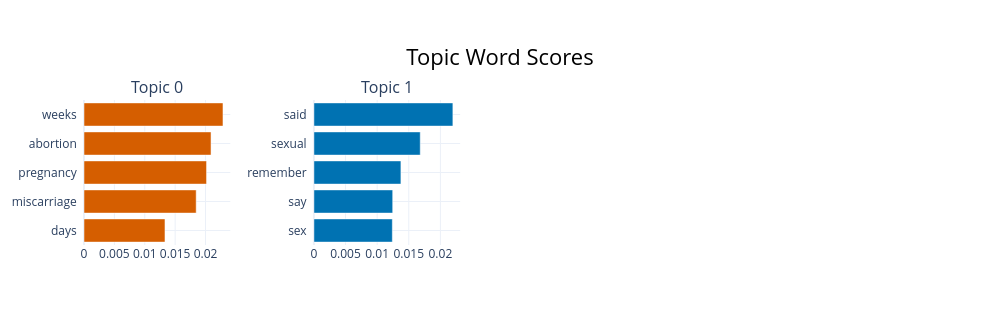

The notebook cell this image was saved under:
### Code cell
# Interactive (if running in Jupyter with JS enabled)
try:
    topic_model.visualize_barchart(top_n_topics=10).show()
    topic_model.visualize_topics().show()
except Exception as e:
    print("(Interactive viz may require notebook extension) ->", e)

# Word clouds from topic word weights (static)
from wordcloud import WordCloud
for t in topic_info["Topic"].head(6):
    if t == -1: continue
    freqs = {w: float(s) for w, s in topic_model.get_topic(t)}
    wc = WordCloud(width=800, height=400, background_color="white").generate_from_frequencies(freqs)
    plt.figure(figsize=(8,4)); plt.imshow(wc); plt.axis("off"); plt.title(f"Topic {t}: {name_map.get(t,'')}")
    plt.show()

### Figure 1 — Plotly figure (JSON) as saved in the notebook; plotly's stock layout.template omitted (floating-point values rounded to 4 significant figures)
{"data": [{"marker": {"color": "#D55E00"}, "orientation": "h", "type": "bar", "x": [0.01333, 0.01846, 0.02017, 0.0209, 0.02287], "xaxis": "x", "y": ["days  ", "miscarriage  ", "pregnancy  ", "abortion  ", "weeks  "], "yaxis": "y"}, {"marker": {"color": "#0072B2"}, "orientation": "h", "type": "bar", "x": [0.0124, 0.01246, 0.01376, 0.01681, 0.02198], "xaxis": "x2", "y": ["sex  ", "say  ", "remember  ", "sexual  ", "said  "], "yaxis": "y2"}], "layout": {"annotations": [{"font": {"size": 16}, "showarrow": false, "text": "Topic 0", "x": 0.0875, "xanchor": "center", "xref": "paper", "y": 1, "yanchor": "bottom", "yref": "paper"}, {"font": {"size": 16}, "showarrow": false, "text": "Topic 1", "x": 0.3625, "xanchor": "center", "xref": "paper", "y": 1, "yanchor": "bottom", "yref": "paper"}], "height": 325, "hoverlabel": {"bgcolor": "white", "font": {"family": "Rockwell", "size": 16}}, "showlegend": false, "title": {"font": {"color": "Black", "size": 22}, "text": "Topic Word Scores", "x": 0.5, "xanchor": "center", "yanchor": "top"}, "width": 1000, "xaxis": {"anchor": "y", "domain": [0, 0.175], "showgrid": true}, "xaxis2": {"anchor": "y2", "domain": [0.275, 0.45], "showgrid": true}, "xaxis3": {"anchor": "y3", "domain": [0.55, 0.725], "showgrid": true}, "xaxis4": {"anchor": "y4", "domain": [0.825, 1], "showgrid": true}, "yaxis": {"anchor": "x", "domain": [0, 1], "showgrid": true}, "yaxis2": {"anchor": "x2", "domain": [0, 1], "showgrid": true}, "yaxis3": {"anchor": "x3", "domain": [0, 1], "showgrid": true}, "yaxis4": {"anchor": "x4", "domain": [0, 1], "showgrid": true}}}
